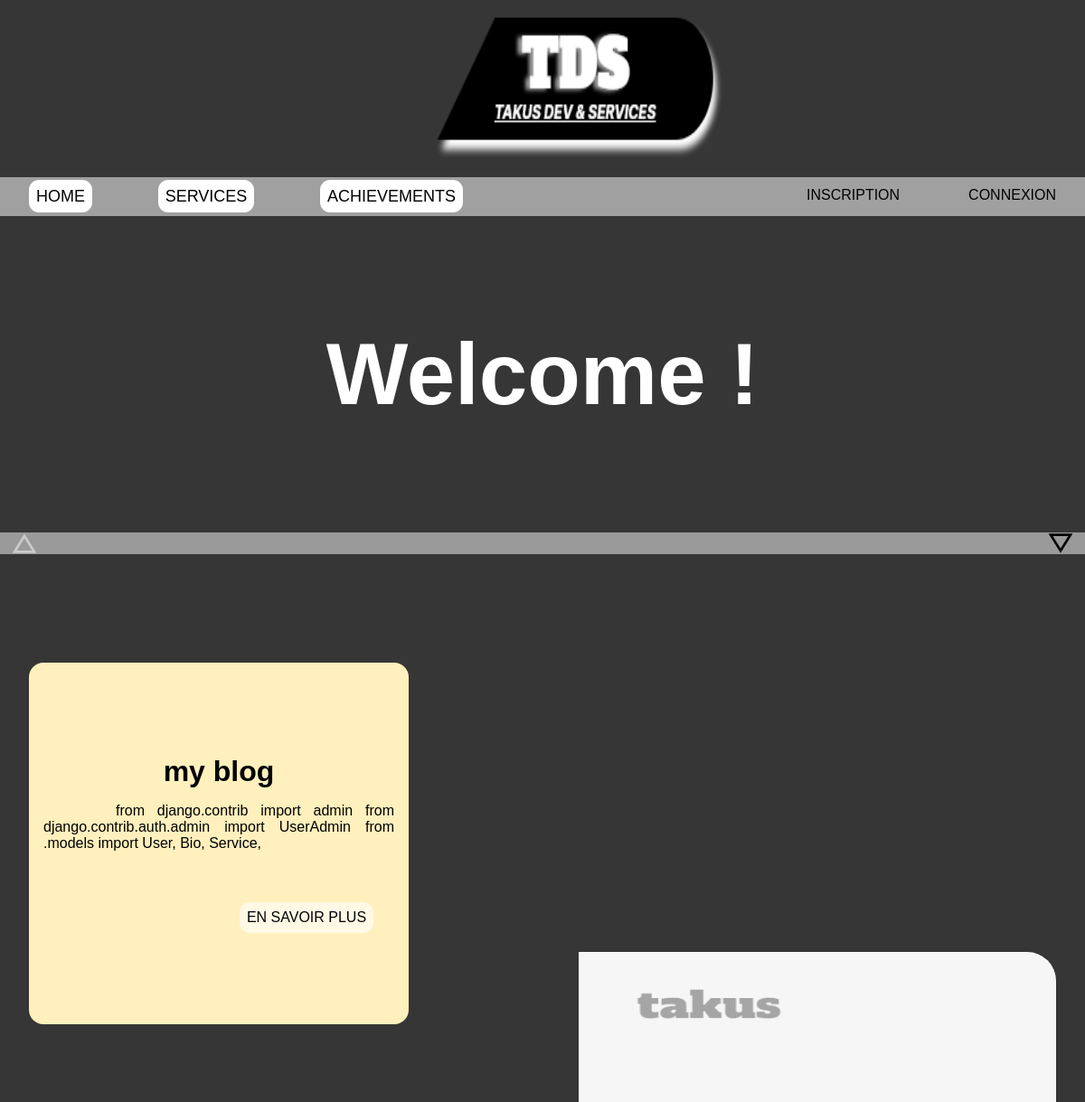
Before: / (upper part) with the older database file.
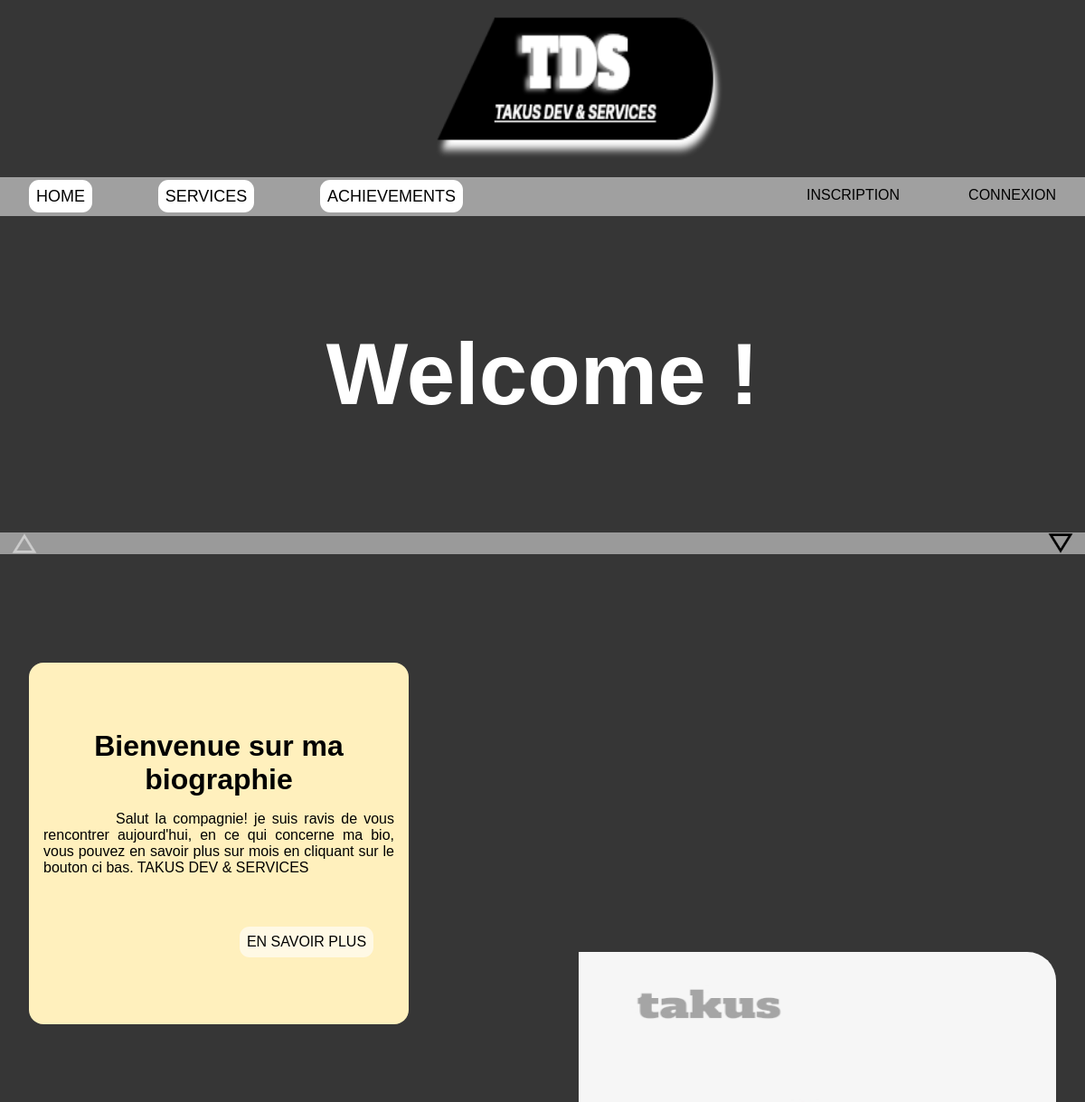
After: the same page with the newer database file.
### folio/models.py (models this page shows, shortened)
class Bio(models.Model):
    titre = models.CharField(max_length=255)
    slug = models.SlugField(max_length=255, unique=True, blank=True)
    detail_court = models.TextField(max_length=500)
    detail = models.TextField()
    date_modification = models.DateTimeField(auto_now_add=True)

### folio/views.py (the view)
# urls.py: 2. Add a URL to urlpatterns:  path('', views.home, name='home')
def home(request):
    if request.user.is_authenticated:
        return redirect('home2')  # Redirige les utilisateurs connectés vers la page d'accueil des authentifiés
    try:
        bio = Bio.objects.latest('date_modification')
    except Bio.DoesNotExist:
        bio = None
    services = Service.objects.order_by('position')
    realisations = Realisation.objects.order_by('position')
    return render(request, 'home.html', {'bio': bio, 'services': services, 'realisations': realisations})

### folio/templates/home.html (shortened to what this page needs)
<!DOCTYPE html>
<html lang="en">
<head>
   {% load static %}
   <link rel="stylesheet" href="{% static 'css/home.css' %}">
</head>
<body>
   <header>
       <a href="/"><img src="{% static 'images/logo.png' %}" alt=""></a>
       <nav>
           <ul>
               <li><a href="/">HOME</a></li>
               <li><a href="#services">SERVICES</a></li>
               <li><a href="#achieve">ACHIEVEMENTS</a></li>
           </ul>
           <div id="log">
               <a href="/inscription/">INSCRIPTION</a>
               <a href="/connexion/">CONNEXION</a>
           </div>
       </nav>
   </header>
   <main>
       <h1>Welcome !</h1>
       <div id="sep">
           <img src="{% static 'images/triangle2.png' %}" alt="">
           <img src="{% static 'images/triangle1.png' %}" alt="" id="imf">
       </div>
       <div id="home">
        <div id="bio1">
                <h3>{{ bio.titre }}</h3>
                <p>{{ bio.detail_court }}</p>
                <a href="/biodet/">EN SAVOIR PLUS</a>
        </div>
           <img src="{% static 'images/myp.jpeg' %}" alt="">
       </div>
   </main>
</body>
</html>

Changed rows visible on the page:
changed Bio: titre "my blog" → "Bienvenue sur ma biographie"; detail_court "from django.contrib import admin from django.contrib.auth.admin import UserAdmin from .models import User, Bio, Service," → "Salut la compagnie! je suis ravis de vous rencontrer aujourd'hui, en ce qui concerne ma bio, vous pouvez en savoir plus sur mois en cliquant sur le bouton ci bas. TAKUS DEV & SERVICES"
